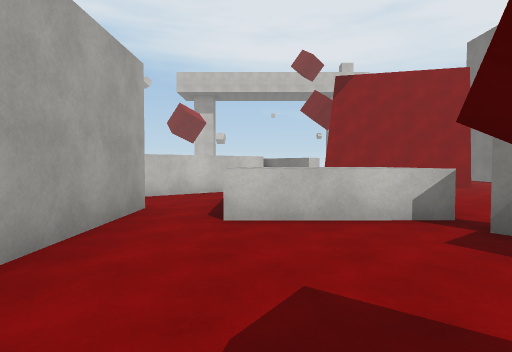
view 1 (above)

18 first-person views from a walk through a scene from a Unity 3-D project. The camera is 1.3 m above the floor, tilts 2° down and sees 75° across. The floor is counted in squares, 2 m on a side. Each view is taken from the middle of a square. On the plan, view 1 faces up. The plan holds only what a view shows up to about 10 squares ahead; the rest is blank. The place goes on beyond the plan. The player character is not drawn. Surface patterns are stand-ins for the level's own textures.

view 2
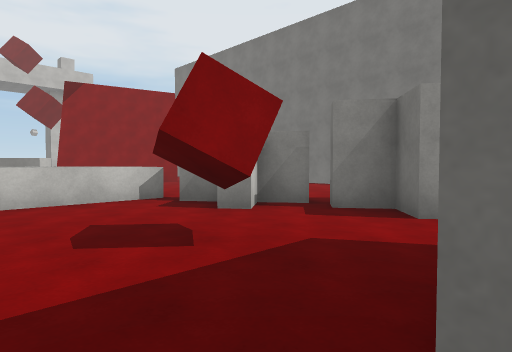

view 3
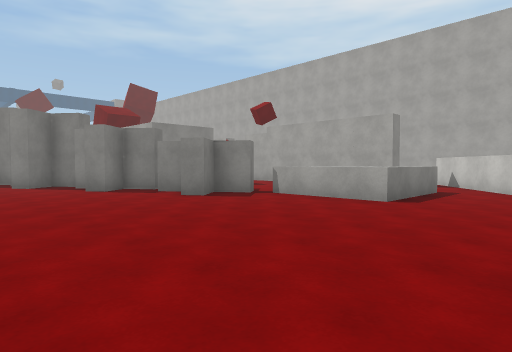

view 4
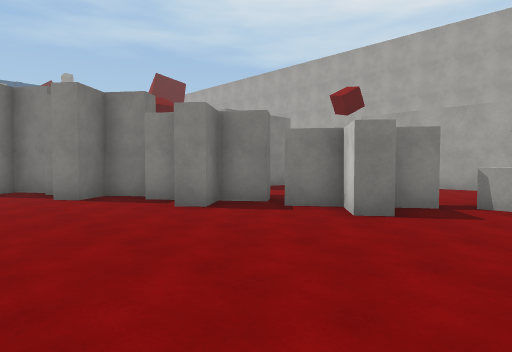

view 5
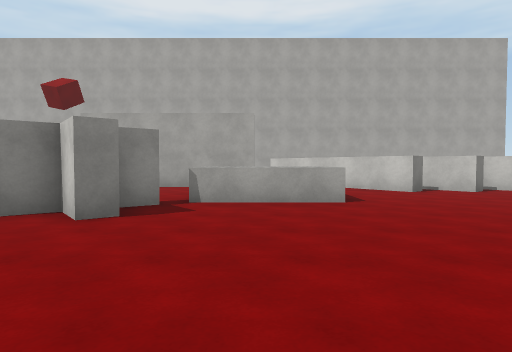

view 6
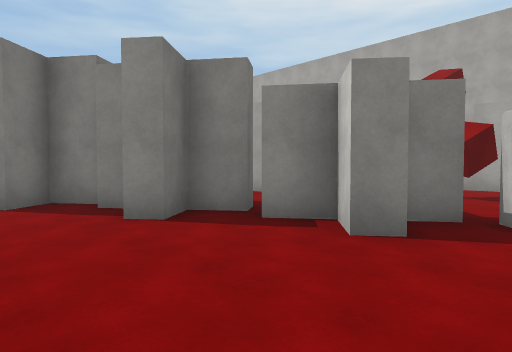

view 7
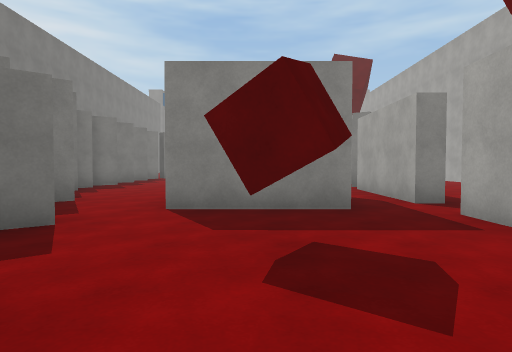

view 8
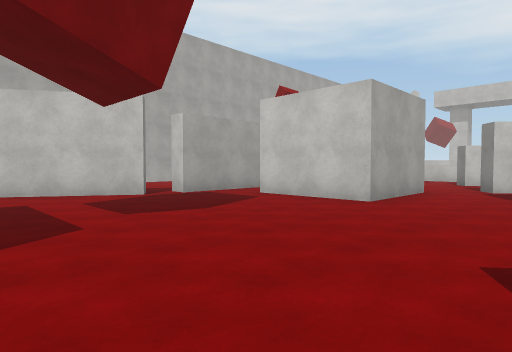

view 9
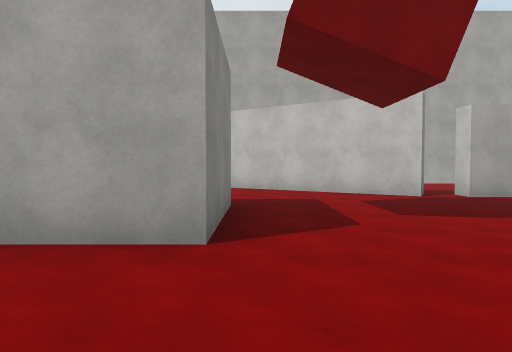

view 10
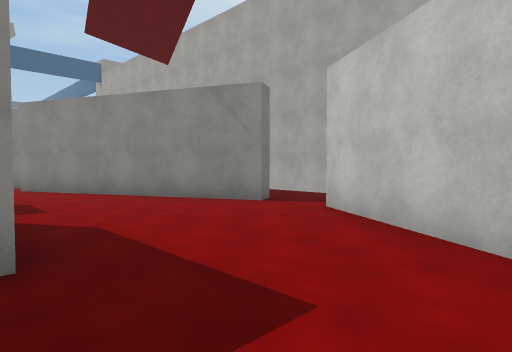

view 11
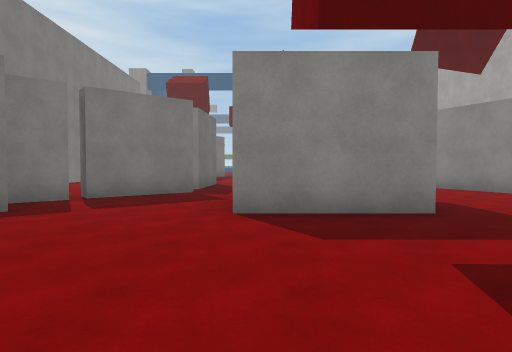

view 12
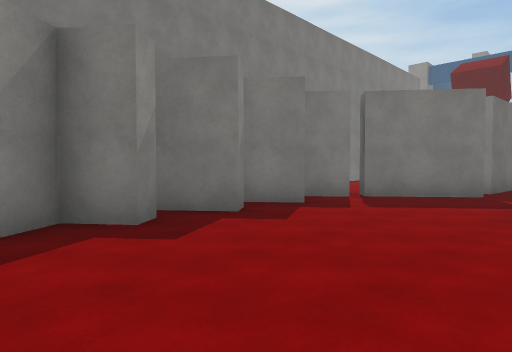

view 13
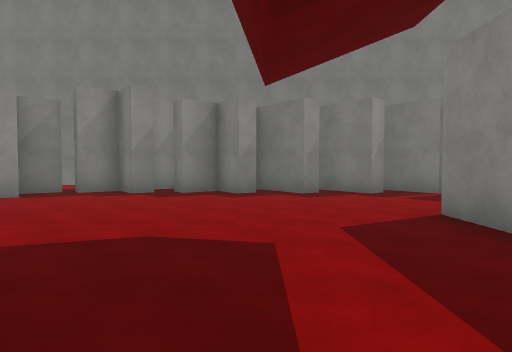

view 14
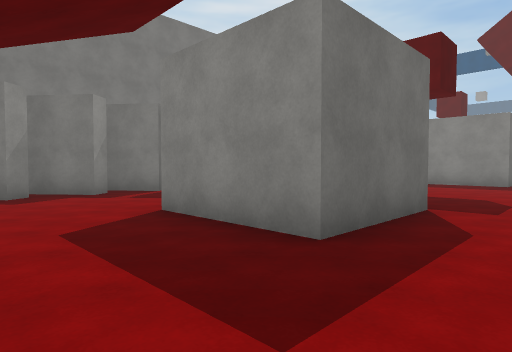

view 15
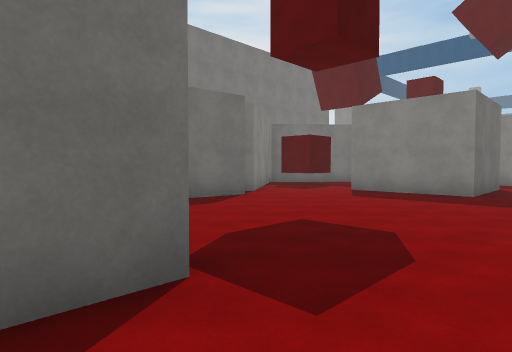

view 16
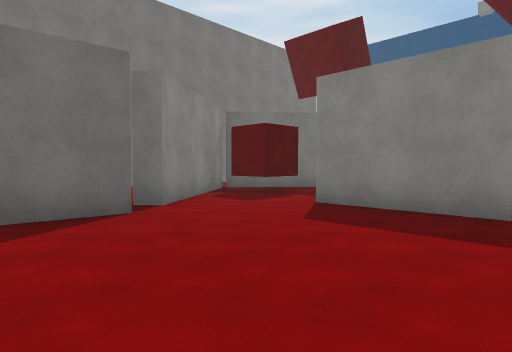

view 17
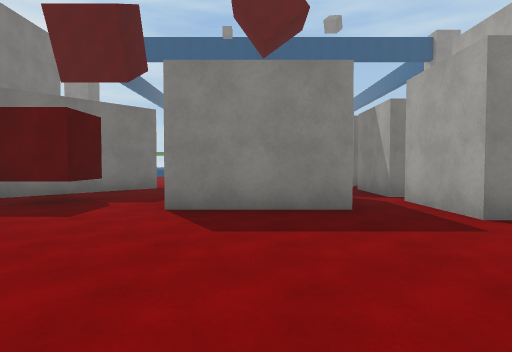

view 18
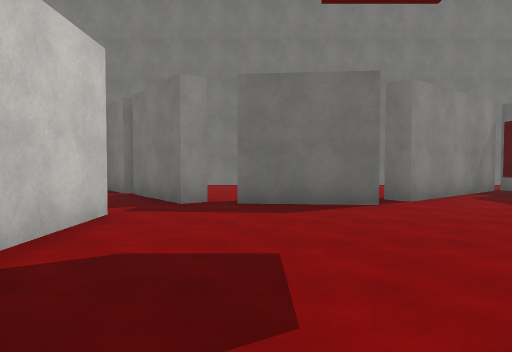

### Floor plan
Key: @ floor where view 1 was taken; # wall or solid block; x gap in a wall; . floor; ^ raised ledge; C red cube.
Columns run from 6 left of view 1 to 8 right of it. Each row starts with its distance up from view 1.
  9      ##.....#..
  8     ##.........
  7    ##..........
  6    #..^^^......
  5     ..^ ^......
  4     #.^^^......
  3     #....##....
  2     #....##....
  1     #.....##...
  0     #.@C..#....
 -1     #.....##...
 -2     ..###..##..
 -3    .#.###..##.
 -4    .#.###...##
 -5  ...#.......##
 -6  ...........#.
 -7    ##.......#
 -8   ##........##
 -9   #.........#
-10  ##.........##
-11  .....###...##
-12 ......###...#
-13 ..#...###.##.
-14   ##......#..
-15    #......x.
-16    ##.....#
-17     #.....#
-18     x.....##.
-19     x......##
-20     #.###...#
-21     #.#  .CC#

Where each view was taken, in squares from view 1:
view 1: 0 up, 0 right, facing up
view 2: 2 down, 1 left, facing up-right
view 3: 9 up, 8 right, facing down-left
view 4: 5 up, 8 right, facing down-left
view 5: 5 up, 8 right, facing left
view 6: 2 up, 8 right, facing down-left
view 7: 3 up, 1 right, facing down
view 8: 10 down, 5 right, facing up-left
view 9: 10 down, 5 right, facing left
view 10: 8 down, 0 right, facing down-left
view 11: 6 down, 2 right, facing down
view 12: 6 down, 2 right, facing down-right
view 13: 8 down, 2 left, facing right
view 14: 8 down, 2 left, facing down-right
view 15: 12 down, 2 left, facing down-right
view 16: 15 down, 1 left, facing down-right
view 17: 15 down, 1 right, facing down
view 18: 15 down, 2 left, facing right
